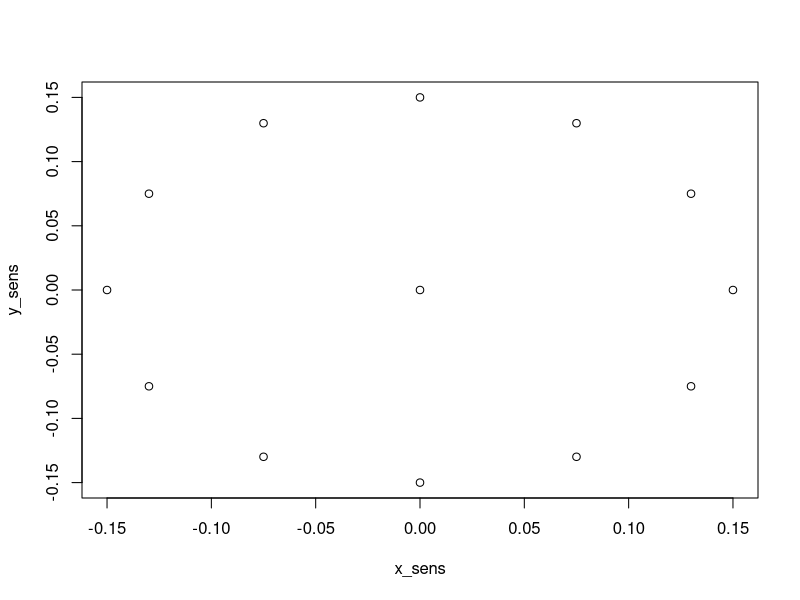
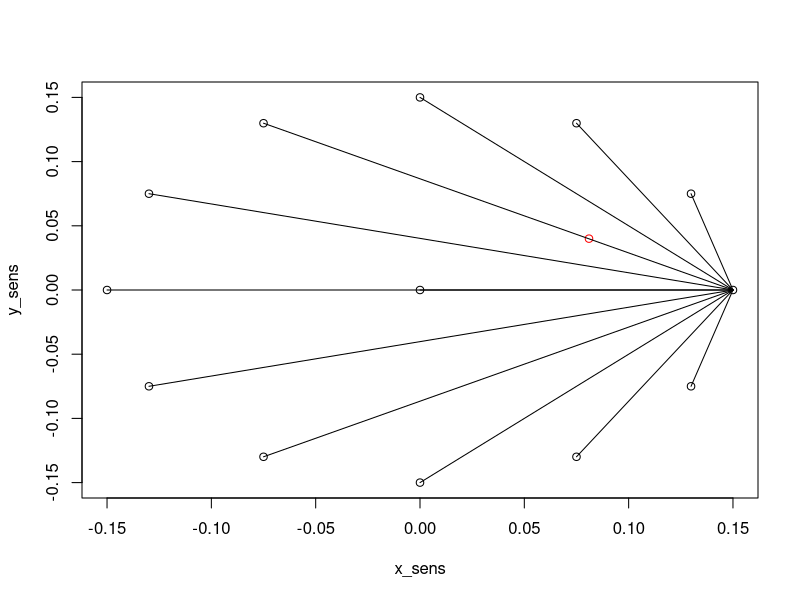
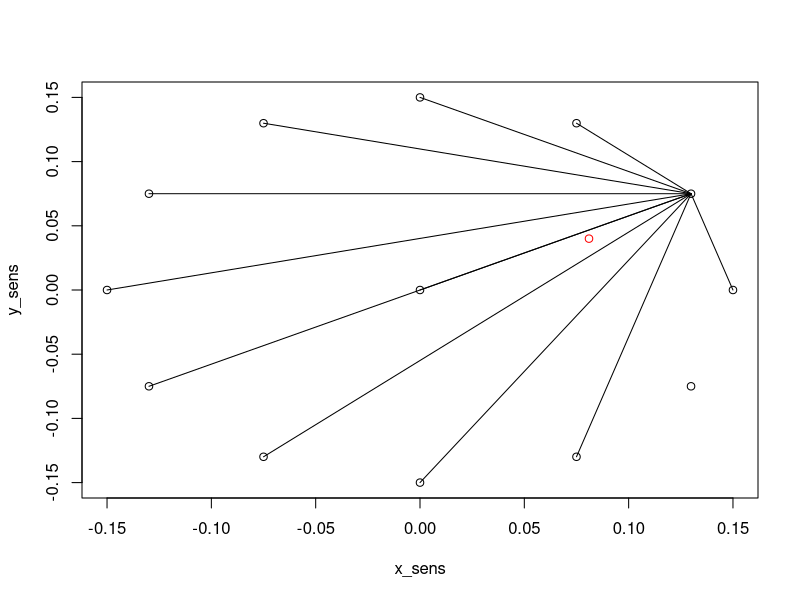
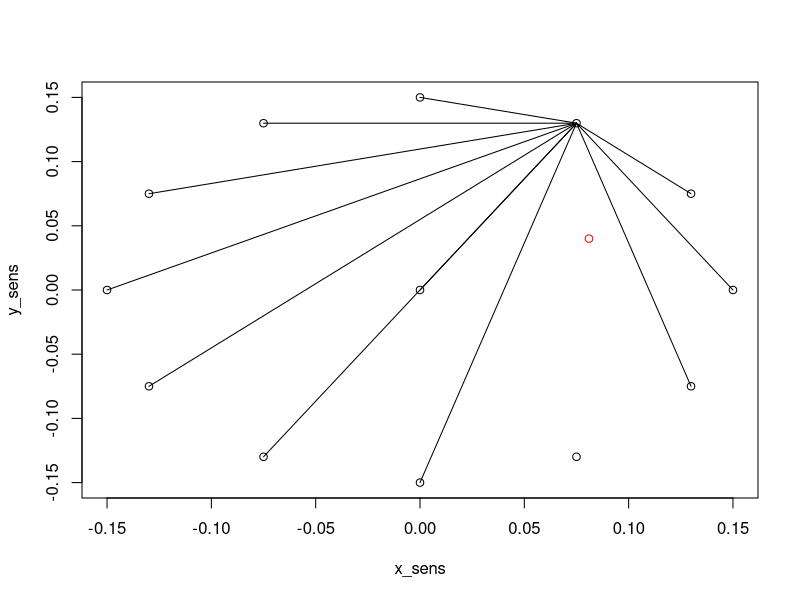
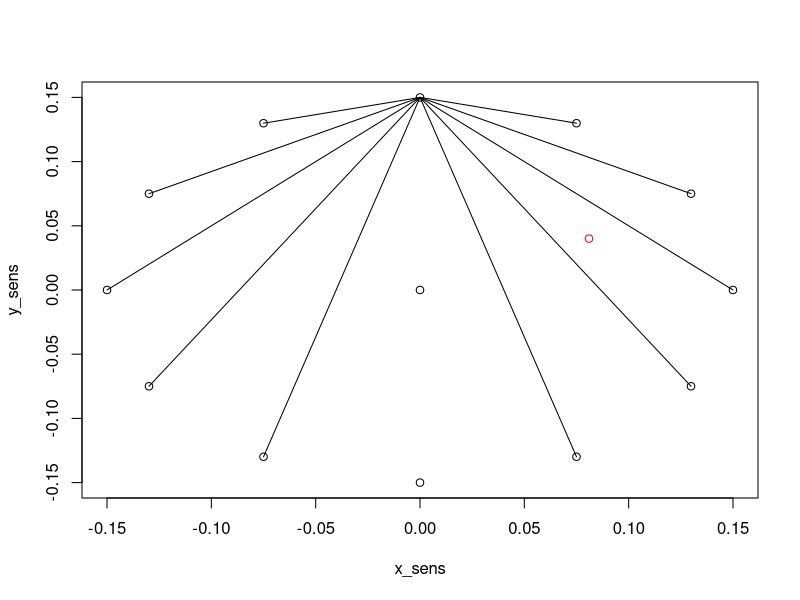
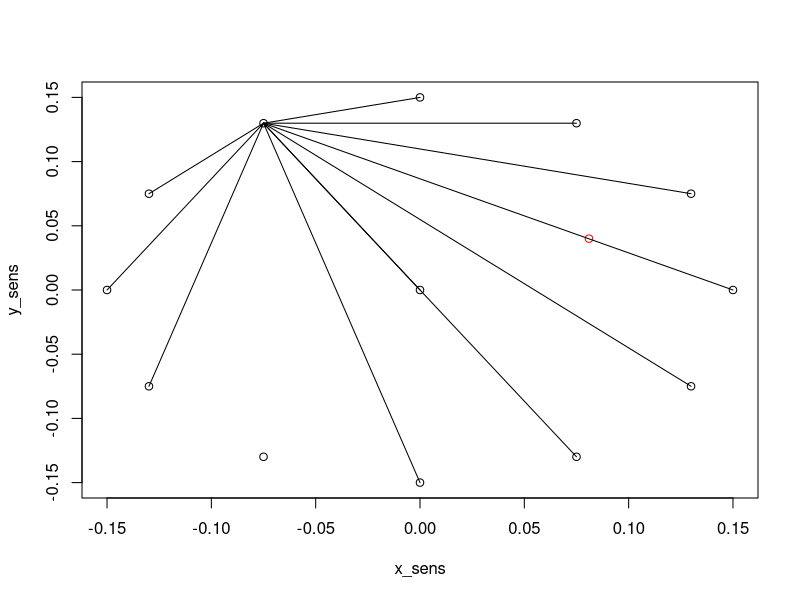
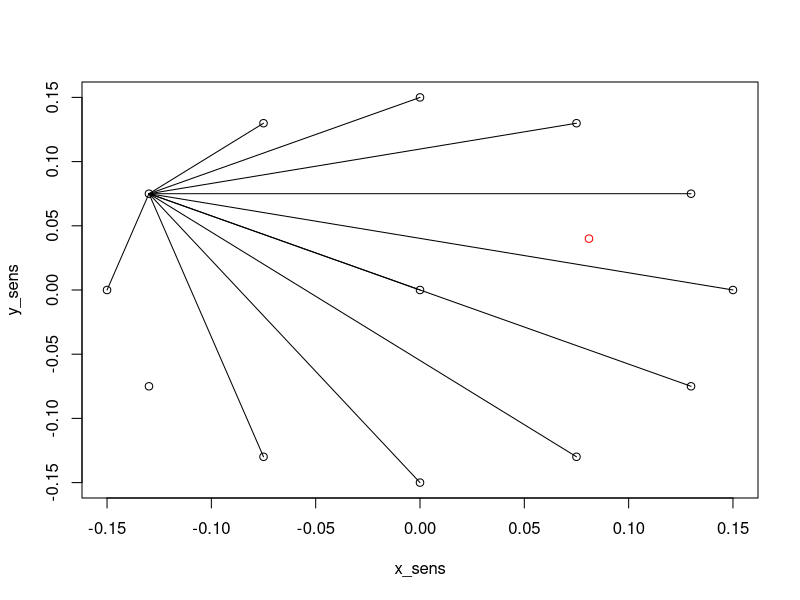
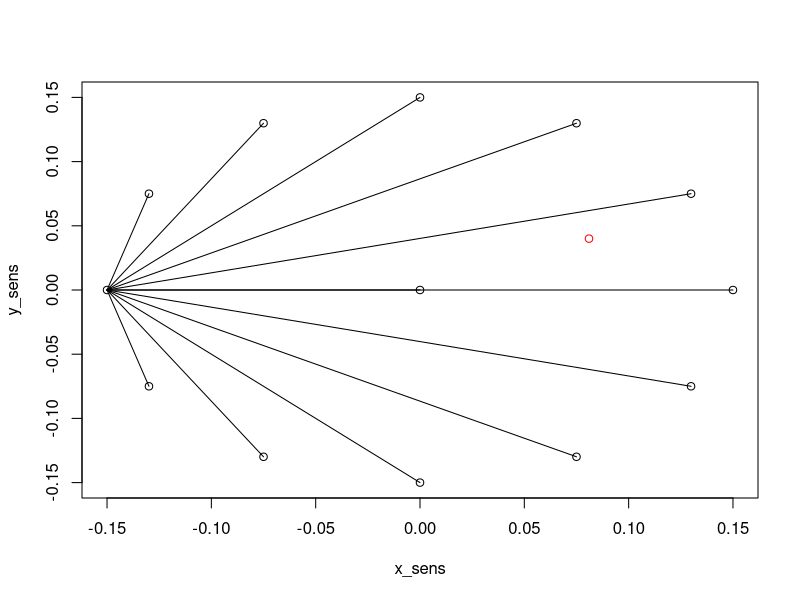

Generate these figures, in order, with R:
##      Compute Distance
# In this script we want to compute the distance from the damage by all paths.
# Reference system: 
# origin in Sensor 20; x direction is 20-47; y direction is 20-44

## DATA ------------------------------------------------------------------------
R=150*10^-3;  # radius of the sensor circle [m]
dalpha=30;     # angular distance between sensors [deg]
xd=81*10^-3;  # x coordinate of the damage center [m]
yd=40*10^-3;  # y coordinate of the damage center [m]
sx=26*10^-3;  # x-span of the damage [m]
sy=25*10^-3;  # y-span of the damage [m]

## Compute positions coordinates of the sensor ---------------------------------
alpha=seq(from=0,to=330,by=dalpha)
alpha=alpha*pi/180      # angular coordinates of the sensors [rad]
x_sens=R*cos(alpha)     # x coordinates of the sensors [m]
y_sens=R*sin(alpha)     # y coordinates of the sensors [m]
x_sens=c(x_sens,0)
y_sens=c(y_sens,0)
plot(x_sens,y_sens)
ordering=c(47:42,25,24,22,21,49,48,20)  # Vector that describe the sensors order

## Compute A,B and c -----------------------------------------------------------
# A :  a_ij is the slope of the path that connect the i^th sensor to the j^th.
# B :  b_ij is the intercept of the path i-j.
# C :  c_ij is the intercept of the line passing from the damage, parallel to
#           the path ij.
N_sens=length(x_sens)           # Number of sensors
A=matrix(0,N_sens,N_sens)       # initialize matrices A,B and C
B=A
C=A
for(i in 1:N_sens){
  plot(x_sens,y_sens)
  points(xd,yd,col="red")
  for(j in 1:N_sens){
    if(j!=i){
      A[i,j]= (y_sens[j]-y_sens[i])/(x_sens[j]-x_sens[i])
      
      if(abs(A[i,j])<10^12){ # non vertical line
        B[i,j]= y_sens[i] - A[i,j]*x_sens[i]
        C[i,j]= yd - A[i,j]*xd
        # path plot
        x=c(x_sens[i],x_sens[j])
        y=A[i,j]*x + B[i,j]
        lines(x,y)
        # paralell plot
        #lines(x,A[i,j]*x+C[i,j],col="red")
      }
      else{
        A[i,j]=sign(A[i,j])/0
      }
    }
  }
}

##  Compute distances matrix D -------------------------------------------------
# D : d_ij is the distance between the path ij and the parallel from the damage
D=matrix(0,N_sens,N_sens)
for(i in 1:N_sens){
  for(j in 1:N_sens){
    if(j!=i){
      if(is.finite(A[i,j])){
        D[i,j]=abs(B[i,j]-C[i,j])*cos(atan2(y_sens[j]-y_sens[i],x_sens[j]-x_sens[i]))
      }
      else{
        D[i,j]=xd-x_sens[i]
      }
    }
    else{
      D[i,j]=NaN
    }
    
  }
}

## Control plots ---------------------------------------------------------------

for(i in 1:N_sens){
  for(j in 1:N_sens){
    if(j!=i){
      plot(x_sens,y_sens,asp=1)     # plot sensors
      points(xd,yd,col="red")       # plot damage center
      if(is.finite(A[i,j])){        # non vertical paths 
        x=c(-R,R)
        lines(x,A[i,j]*x+B[i,j])              # path plot
        lines(x,A[i,j]*x+C[i,j],col="red")    # parallel from damage plot
        alp=atan2(y_sens[j]-y_sens[i],x_sens[j]-x_sens[i])
        x=c(xd,xd + D[i,j]*sin(alp))
        y=c(yd,yd - D[i,j]*cos(alp))
        lines(x,y,col="green")                # distance plot
      }
      else{                         # vertical paths
        lines(c(x_sens[i],x_sens[i]),c(y_sens[i],y_sens[j]))  # path plot
        lines(c(xd,xd),c(y_sens[i],y_sens[j]))                # parallel plot
        lines(c(xd,xd-D[i,j]),c(yd,yd),col="green")           # distance plot
        
      }
      
    }
  }
}
## OUTPUT ----------------------------------------------------------------------
# Write Distances matrix D in a dataframe and export in a csv file

Response=matrix(0,10*factorial(N_sens)/factorial(N_sens-2))
Attuatore=Response
Sensore=Response
idx=0
for (i in 1:N_sens){
  for(j in 1:N_sens){
    if(j!=i){
      for(k in 1:10){
      idx=idx+1
      Response[idx]=abs(D[i,j])
      Sensore[idx]=ordering[j]
      Attuatore[idx]=ordering[i]
    }
    }
  }
}
df=data.frame(cbind(Attuatore,Sensore,Response))
names(df)=c("Actuator","Sensor","Distance")

library(tidyverse)
df=df %>% mutate(Actuator=as.factor(Actuator), Sensor= as.factor(Sensor))

df %>% ggplot()+
  geom_density(mapping=aes(x=Distance,fill=Sensor))#+
  #facet_wrap(~ Actuator)

write.csv(df, file = "df_Distance.csv")







